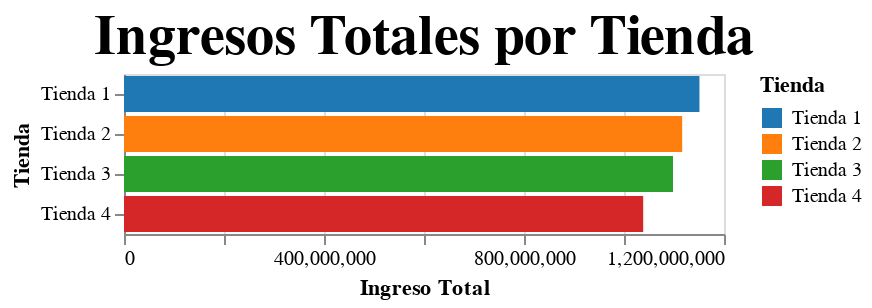

Notebook code cell kept with this figure:
### Code cell
#Suma a través de la función incroporada sum(), dónde en cada lista de tiendas busca la columna 'Precio'.
ingreso_total_tienda1 = tienda['Precio'].sum()
ingreso_total_tienda2 = tienda2['Precio'].sum()
ingreso_total_tienda3 = tienda3['Precio'].sum()
ingreso_total_tienda4 = tienda4['Precio'].sum()

print(f'El ingreso total de la tienda 1 fue: ${ingreso_total_tienda1}')
print(f'El ingreso total de la tienda 2 fue: ${ingreso_total_tienda2}')
print(f'El ingreso total de la tienda 3 fue: ${ingreso_total_tienda3}')
print(f'El ingreso total de la tienda 4 fue: ${ingreso_total_tienda4}')

#Para el uso de Altair, se necesitan unir los datos
ingresos_totales = pd.DataFrame({'Tienda': ['Tienda 1', 'Tienda 2', 'Tienda 3', 'Tienda 4'],
'Ingreso Total': [ingreso_total_tienda1, ingreso_total_tienda2, ingreso_total_tienda3, ingreso_total_tienda4]})

#Graficación
grafico_ingresos = alt.Chart(ingresos_totales).mark_bar().encode(
    y='Tienda',
    x='Ingreso Total',
    color=alt.Color('Tienda', scale=alt.Scale(scheme='category10'))
).properties(
    title='Ingresos Totales por Tienda')
grafico_ingresos = grafico_ingresos.configure_title(
    fontSize=28
)

grafico_ingresos

### Figure 1 — Vega-Lite specification as saved in the notebook (floating-point values rounded to 4 significant figures)
{"config": {"view": {"continuousWidth": 300, "continuousHeight": 300}, "title": {"fontSize": 28}}, "data": {"name": "data-1ec89ffbfdd997b2a240530e92696488"}, "mark": {"type": "bar"}, "encoding": {"color": {"field": "Tienda", "scale": {"scheme": "category10"}, "type": "nominal"}, "x": {"field": "Ingreso Total", "type": "quantitative"}, "y": {"field": "Tienda", "type": "nominal"}}, "title": "Ingresos Totales por Tienda", "$schema": "https://vega.github.io/schema/vega-lite/v5.20.1.json", "datasets": {"data-1ec89ffbfdd997b2a240530e92696488": [{"Tienda": "Tienda 1", "Ingreso Total": 1151000000.0}, {"Tienda": "Tienda 2", "Ingreso Total": 1116000000.0}, {"Tienda": "Tienda 3", "Ingreso Total": 1098000000.0}, {"Tienda": "Tienda 4", "Ingreso Total": 1038000000.0}]}}
